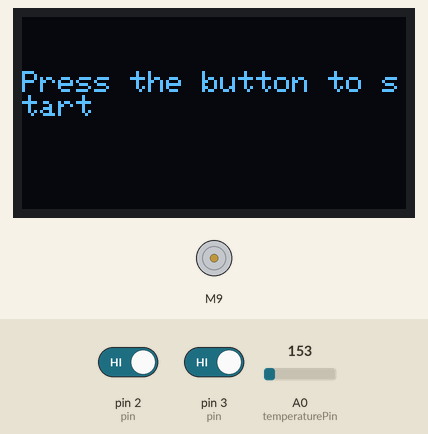
A sketch run on a simulated Arduino Uno, built with avr-gcc and run on an emulated ATmega328P. On the bench: 128×64 one-colour display, DC motor (green arrow = forward, orange = backward, longer = faster). The test bench sets the inputs (shaded band); at power-on: pin 3 (pin) HIGH, pin 2 (pin) HIGH, A0 (temperaturePin) = 153.

Above: at 4.09 s.
5.3 s: pin 3 (pin) driven LOW
At 8.1 s:
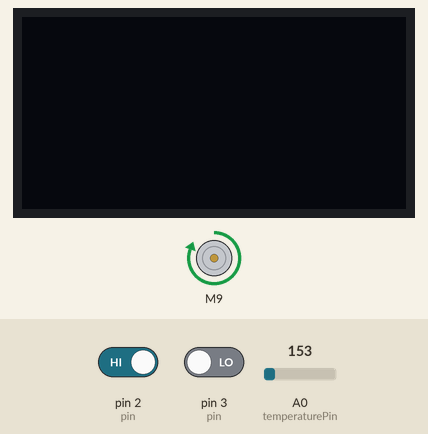
8.3 s: pin 2 (pin) driven LOW and pin 3 (pin) driven HIGH
At 9.9 s:
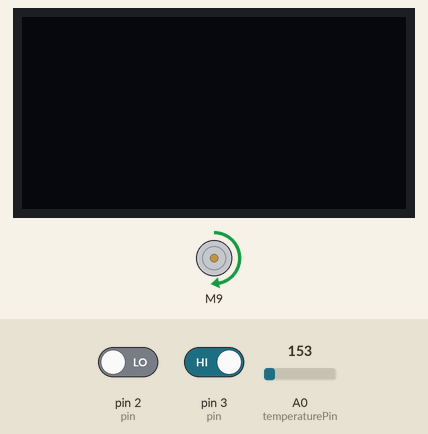
11.3 s: pin 2 (pin) driven HIGH
At 12.5 s:
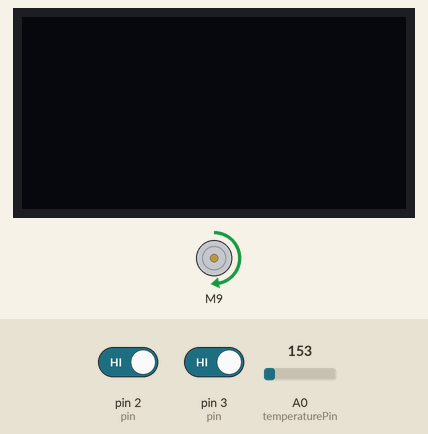
13.0 s: pin 2 (pin) driven LOW
At 14.2 s:
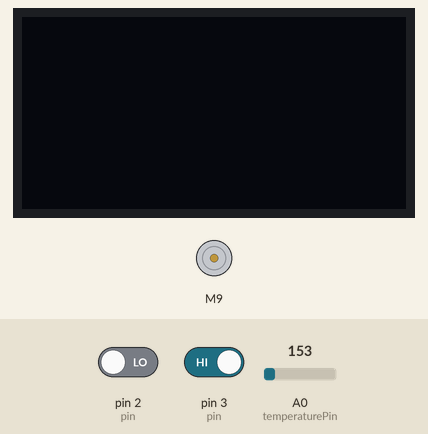
Timing chart, 0 to 16.0 s (numbered marks = the images above; inputs shaded):
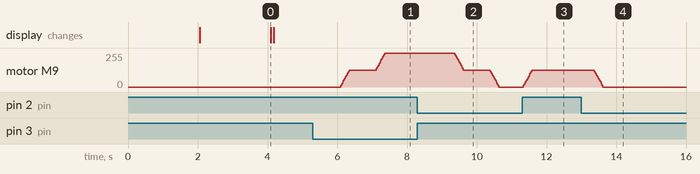

Measured:
- after the input at 5.3 s, motor M9: moves from stopped to forward 255/255 over 1.3 s, starting after 0.80 s
- after the input at 8.3 s, motor M9: moves from forward 255/255 to stopped over 1.3 s, starting after 1.1 s
- after the input at 11.3 s, motor M9: moves from stopped to forward 127/255 over 0.24 s, starting at once
- after the input at 13.0 s, motor M9: moves from forward 127/255 to stopped over 0.24 s, starting after 0.38 s

The sketch:

MotorControlManualWithEmergencyStop.ino
```cpp
/*
    Possible compromise:
    Add interrupts to the exercise under the pretence of "safety" while testing the program and circuit? ....
*/

#include <Wire.h>
#include <L293D.h>
#include <Adafruit_GFX.h>
#include <Adafruit_SSD1306.h>

struct Button
{
    int pin;
    // true for pulldown, false for pullup
    bool pulldown;

    bool state = false;
    bool prevState = false;
    bool pressed = false;
    bool released = false;

    void update()
    {
        if (pulldown)
            state = digitalRead(pin);
        else
            state = !digitalRead(pin);

        pressed = state && !prevState;
        released = !state && prevState;
        prevState = state;
    }
};

struct Timer
{
    unsigned long startTime;

    void reset()
    {
        startTime = millis();
    }

    unsigned long getElapsedTime()
    {
        return millis() - startTime;
    }

    bool isFinished(unsigned long duration)
    {
        return getElapsedTime() >= duration;
    }
};

int emergencyStopPin = 5;
volatile bool emergencyStopActive = false;

int temperaturePin = A0;
int temperature = 0;

// Motor library
// https://github.com/bjoernboeckle/L293D
// Motor tutorial
// https://lastminuteengineers.com/l293d-dc-motor-arduino-tutorial/

// TODO: What pins go where?
int motorEnableAPin = 4;
int motorEnableBPin = 4;
int motorIn1Pin = 4;
int motorIn2Pin = 4;
int motorIn3Pin = 4;
int motorIn4Pin = 4;
L293D motor(9, 8, 7);

int minMotorSpeed = 0;
int maxMotorSpeed = 255;

Timer oledTimer;
int oledState = 0;

Timer motorSpeedRampTimer;
int speedInputSteps = 50;
int motorSpeedRampStep = 5;
int motorSpeedRampDelay = 20;
int motorSpeedHoldTime = 1000;
int targetMotorSpeed = 0;
int currentMotorSpeed = 0;

Button speedUpButton;
Button speedDownButton;
Timer motorSpeedButtonsTimer;

/////////////////////////////////////////////////////////////////////
//////////////////// OLED Setup from tutorial ///////////////////////
/////////////////////////////////////////////////////////////////////
// https://arduinogetstarted.com/tutorials/arduino-oled

#define SCREEN_WIDTH 128 // OLED display width,  in pixels
#define SCREEN_HEIGHT 64 // OLED display height, in pixels

// declare an SSD1306 display object connected to I2C
Adafruit_SSD1306 oled(SCREEN_WIDTH, SCREEN_HEIGHT, &Wire, -1);

void setupOled()
{
    // initialize OLED display with address 0x3C for 128x64
    if (!oled.begin(SSD1306_SWITCHCAPVCC, 0x3C))
    {
        Serial.println(F("SSD1306 allocation failed"));
        while (true)
            ;
    }

    delay(2000);         // wait for initializing
    oled.clearDisplay(); // clear display

    oled.setTextSize(1);          // text size
    oled.setTextColor(WHITE);     // text color
    oled.setCursor(0, 10);        // position to display
    oled.println("Starting ..."); // text to display
    oled.display();               // show on OLED
    delay(2000);
}

// returns true if the emergency stop button is pressed
// if this function returns true, all following code
// should stop executing
// The guard clause should be at the top of every function,
// and inside any loop.
bool checkEmergencyStop()
{
    if (!emergencyStopActive)
        return false;

    // Critical tasks
    setTargetMotorSpeed(0);
    setCurrentMotorSpeed(0);
    motor.SetMotorSpeed(0);

    // Non-critical tasks
    oled.clearDisplay();
    oled.println("Emergency stop active!");
    oled.display();

    return true;
}

void updateOledScreen()
{
    if (checkEmergencyStop())
        return;

    if (currentMotorSpeed == 0 && targetMotorSpeed == 0)
    {
        oled.clearDisplay();
        oled.println("Press the button to start");
        oled.display();
    }

    if (currentMotorSpeed > 0 && targetMotorSpeed == 0)
    {
        oled.clearDisplay();
        oled.println("Stopping ...");
        oled.display();
    }

    if (targetMotorSpeed != 0)
    {
        switch (oledState)
        {
        case 0:
            oledTimer.reset();
            oledState += 1;
        case 1:
            oled.clearDisplay();
            oled.println("Speed");
            oled.print(currentMotorSpeed);
            oled.print(" / ");
            oled.println(targetMotorSpeed);
            oled.display();

            if (oledTimer.isFinished(1000))
            {
                oledTimer.reset();
                oledState += 1;
            }
            break;
        case 2:
            oled.clearDisplay();
            oled.println("Temp");
            oled.print(temperature);
            oled.println(" *C");
            oled.display();

            if (oledTimer.isFinished(1000))
            {
                oledTimer.reset();
                oledState += 1;
            }
            break;
        default:
            // Go back to start if other states are reached
            oledState = 0;
            break;
        }
    }
}

void setTargetMotorSpeed(int speed)
{
    targetMotorSpeed = constrain(speed, minMotorSpeed, maxMotorSpeed);
}

void setCurrentMotorSpeed(int speed)
{
    currentMotorSpeed = constrain(speed, minMotorSpeed, maxMotorSpeed);
}

void updateMotorSpeedControls()
{
    if (checkEmergencyStop())
        return;

    if (speedUpButton.pressed)
    {
        setTargetMotorSpeed(targetMotorSpeed + speedInputSteps);
        motorSpeedButtonsTimer.reset();
    }

    if (speedDownButton.pressed)
    {
        setTargetMotorSpeed(targetMotorSpeed - speedInputSteps);
        motorSpeedButtonsTimer.reset();
    }

    // When holding down buttons the speed will slowly increase in intervals of x milliseconds
    if (motorSpeedButtonsTimer.isFinished(motorSpeedHoldTime))
    {
        if (speedUpButton.state)
        {
            setTargetMotorSpeed(targetMotorSpeed + speedInputSteps);
            motorSpeedButtonsTimer.reset();
        }

        if (speedDownButton.state)
        {
            setTargetMotorSpeed(targetMotorSpeed - speedInputSteps);
            motorSpeedButtonsTimer.reset();
        }
    }
}

void updateCurrentMotorSpeed()
{
    if (checkEmergencyStop())
        return;

    if (motorSpeedRampTimer.isFinished(motorSpeedRampDelay))
    {
        if (currentMotorSpeed < targetMotorSpeed)
        {
            setCurrentMotorSpeed(currentMotorSpeed + motorSpeedRampStep);
        }
        else if (currentMotorSpeed > targetMotorSpeed)
        {
            setCurrentMotorSpeed(currentMotorSpeed - motorSpeedRampStep);
        }

        motorSpeedRampTimer.reset();
    }
}

// Formula from this tutorial
// https://www.makerguides.com/tmp36-arduino-tutorial/
void updateTemperature()
{
    if (checkEmergencyStop())
        return;

    // TODO: Temperature math
    temperature = (analogRead(temperaturePin) - 500) / 10;
}

void applyCurrentMotorSpeed()
{
    if (checkEmergencyStop())
        return;

    motor.SetMotorSpeed(currentMotorSpeed);
}

void onEmergencyStopPressed()
{
    emergencyStopActive = true;
}

void onEmergencyStopReleased()
{
    emergencyStopActive = false;
}

void setup()
{
    Serial.begin(9600);

    speedUpButton.pin = 2;
    speedUpButton.pulldown = true;
    pinMode(speedUpButton.pin, INPUT);

    speedDownButton.pin = 3;
    speedDownButton.pulldown = true;
    pinMode(speedDownButton.pin, INPUT);

    // Emergency stop buttons MUST ALWAYS be pulldown in case of something breaking
    attachInterrupt(digitalPinToInterrupt(emergencyStopPin), onEmergencyStopPressed, FALLING);
    attachInterrupt(digitalPinToInterrupt(emergencyStopPin), onEmergencyStopReleased, RISING);

    setupOled();

    motor.begin();
}

void loop()
{
    speedUpButton.update();
    speedDownButton.update();

    updateTemperature();
    updateOledScreen();
    updateMotorSpeedControls();
    updateCurrentMotorSpeed();
    applyCurrentMotorSpeed();
}
```
